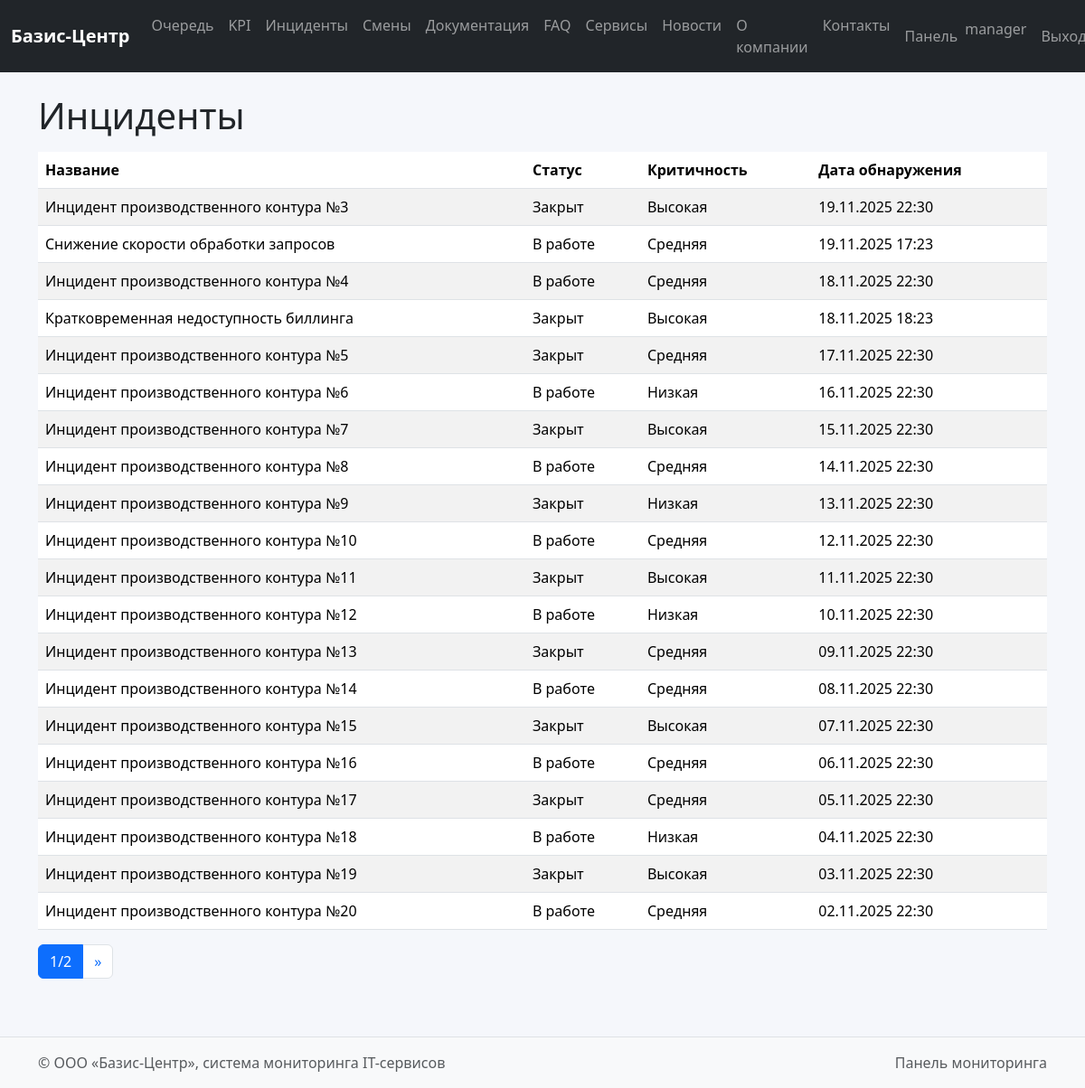
/dashboard/incidents/ (signed in), run on the app's committed database.
### dashboard/models.py (models this page shows, shortened)
class Incident(models.Model):
    CRIT_CHOICES = [
        ('low', 'Низкая'),
        ('medium', 'Средняя'),
        ('high', 'Высокая'),
    ]
    title = models.CharField(max_length=200)
    description = models.TextField()
    status = models.CharField(max_length=50)
    criticality = models.CharField(max_length=20, choices=CRIT_CHOICES, default='medium')
    detected_at = models.DateTimeField()
    closed_at = models.DateTimeField(null=True, blank=True)
    related_order = models.ForeignKey(OrderQueue, on_delete=models.SET_NULL, null=True, blank=True)

### dashboard/views.py (the view)
# urls.py: path('incidents/', views.incidents_list, name='incidents_list'),
@login_required
def incidents_list(request):
    ensure_sample_data()
    role = get_role(request.user)
    if role not in ['admin', 'manager']:
        return HttpResponseForbidden('Доступ запрещён.')
    items = Incident.objects.order_by('-detected_at')
    paginator = Paginator(items, 20)
    page_obj = paginator.get_page(request.GET.get('page'))
    return render(request, 'dashboard/incidents_list.html', {'page_obj': page_obj})

### dashboard/views.py (called while the page is built, shortened)
def get_role(user):
    profile = getattr(user, 'profile', None)
    if profile:
        return profile.role
    if user.is_superuser:
        return 'admin'
    return 'client'

def ensure_sample_data():
    admin = User.objects.filter(username='admin').first()
    manager = User.objects.filter(username='manager').first()
    client = User.objects.filter(username='client').first()
    count_orders = OrderQueue.objects.count()
    count_inc = Incident.objects.count()
    count_shifts = Shift.objects.count()
    docs_dir = settings.MEDIA_ROOT / 'docs'
    os.makedirs(docs_dir, exist_ok=True)

### templates/dashboard/incidents_list.html (shortened to what this page needs)
{% extends 'base.html' %}
{% block content %}
<h1 class="mb-3">Инциденты</h1>
<table class="table table-striped">
  <thead><tr><th>Название</th><th>Статус</th><th>Критичность</th><th>Дата обнаружения</th></tr></thead>
  <tbody>
    {% for i in page_obj %}
    <tr>
      <td>{{ i.title }}</td>
      <td>{{ i.status }}</td>
      <td>{{ i.get_criticality_display }}</td>
      <td>{{ i.detected_at|date:"d.m.Y H:i" }}</td>
    </tr>
    {% empty %}
    <tr><td colspan="4" class="text-center text-muted">Инцидентов пока нет.</td></tr>
    {% endfor %}
  </tbody>
</table>
<nav>
  <ul class="pagination">
    <li class="page-item active"><span class="page-link">{{ page_obj.number }}/{{ page_obj.paginator.num_pages }}</span></li>
    {% if page_obj.has_next %}
      <li class="page-item"><a class="page-link" href="?page={{ page_obj.next_page_number }}">&raquo;</a></li>
    {% endif %}
  </ul>
</nav>
{% endblock %}

### templates/base.html (shortened to what this page needs)
{% load static %}
<!doctype html>
<html lang="ru">
  <head>
    <link href="https://cdn.jsdelivr.net/npm/bootstrap@5.3.3/dist/css/bootstrap.min.css" rel="stylesheet">
    <link href="{% static 'css/style.css' %}" rel="stylesheet">
  </head>
  <body class="d-flex flex-column min-vh-100">
    <nav class="navbar navbar-expand-lg navbar-dark bg-dark mb-4">
      <div class="container-fluid">
        <a class="navbar-brand" href="{% url 'core:index' %}">Базис-Центр</a>
        <div class="collapse navbar-collapse" id="mainNav">
          <ul class="navbar-nav me-auto mb-2 mb-lg-0">
            <li class="nav-item"><a class="nav-link" href="{% url 'core:public_queue' %}">Очередь</a></li>
            <li class="nav-item"><a class="nav-link" href="{% url 'core:public_kpi' %}">KPI</a></li>
            <li class="nav-item"><a class="nav-link" href="{% url 'core:public_incidents' %}">Инциденты</a></li>
            <li class="nav-item"><a class="nav-link" href="{% url 'core:public_shifts' %}">Смены</a></li>
            <li class="nav-item"><a class="nav-link" href="{% url 'core:docs_public' %}">Документация</a></li>
            <li class="nav-item"><a class="nav-link" href="{% url 'core:faq' %}">FAQ</a></li>
            <li class="nav-item"><a class="nav-link" href="{% url 'core:services' %}">Сервисы</a></li>
            <li class="nav-item"><a class="nav-link" href="{% url 'core:news' %}">Новости</a></li>
            <li class="nav-item"><a class="nav-link" href="{% url 'core:about' %}">О компании</a></li>
            <li class="nav-item"><a class="nav-link" href="{% url 'core:contacts' %}">Контакты</a></li>
          </ul>
          <ul class="navbar-nav ms-auto">
            {% if user.is_authenticated %}
              <li class="nav-item"><a class="nav-link" href="{% url 'dashboard:home' %}">Панель</a></li>
              <li class="nav-item"><span class="navbar-text me-2">{{ user.username }}</span></li>
              <li class="nav-item"><a class="nav-link" href="{% url 'accounts:logout' %}">Выход</a></li>
            {% else %}
              <li class="nav-item"><a class="nav-link" href="{% url 'accounts:login' %}">Вход</a></li>
            {% endif %}
          </ul>
        </div>
      </div>
    </nav>
    <main class="container mb-5">
      {% block content %}{% endblock %}
    </main>
    <footer class="bg-light border-top py-3 mt-auto">
      <div class="container d-flex justify-content-between">
        <span class="text-muted">© ООО «Базис-Центр», система мониторинга IT-сервисов</span>
        <span class="text-muted">Панель мониторинга</span>
      </div>
    </footer>
  </body>
</html>

### static/css/style.css (style rules this page uses)
body { background-color:#f5f7fb; }
.navbar-brand { font-weight:600; }

### data on the page
Incident: title "Инцидент производственного контура №3", status "Закрыт", criticality "Высокая", detected_at "19.11.2025 22:30"
Incident: title "Снижение скорости обработки запросов", status "В работе", criticality "Средняя", detected_at "19.11.2025 17:23"
Incident: title "Инцидент производственного контура №4", status "В работе", criticality "Средняя", detected_at "18.11.2025 22:30"
Incident: title "Кратковременная недоступность биллинга", status "Закрыт", criticality "Высокая", detected_at "18.11.2025 18:23"
Incident: title "Инцидент производственного контура №5", status "Закрыт", criticality "Средняя", detected_at "17.11.2025 22:30"
Incident: title "Инцидент производственного контура №6", status "В работе", criticality "Низкая", detected_at "16.11.2025 22:30"
Incident: title "Инцидент производственного контура №7", status "Закрыт", criticality "Высокая", detected_at "15.11.2025 22:30"
Incident: title "Инцидент производственного контура №8", status "В работе", criticality "Средняя", detected_at "14.11.2025 22:30"
Incident: title "Инцидент производственного контура №9", status "Закрыт", criticality "Низкая", detected_at "13.11.2025 22:30"
Incident: title "Инцидент производственного контура №10", status "В работе", criticality "Средняя", detected_at "12.11.2025 22:30"
Incident: title "Инцидент производственного контура №11", status "Закрыт", criticality "Высокая", detected_at "11.11.2025 22:30"
Incident: title "Инцидент производственного контура №12", status "В работе", criticality "Низкая", detected_at "10.11.2025 22:30"
Incident: title "Инцидент производственного контура №13", status "Закрыт", criticality "Средняя", detected_at "09.11.2025 22:30"
Incident: title "Инцидент производственного контура №14", status "В работе", criticality "Средняя", detected_at "08.11.2025 22:30"
Incident: title "Инцидент производственного контура №15", status "Закрыт", criticality "Высокая", detected_at "07.11.2025 22:30"
Incident: title "Инцидент производственного контура №16", status "В работе", criticality "Средняя", detected_at "06.11.2025 22:30"
Incident: title "Инцидент производственного контура №17", status "Закрыт", criticality "Средняя", detected_at "05.11.2025 22:30"
Incident: title "Инцидент производственного контура №18", status "В работе", criticality "Низкая", detected_at "04.11.2025 22:30"
Incident: title "Инцидент производственного контура №19", status "Закрыт", criticality "Высокая", detected_at "03.11.2025 22:30"
Incident: title "Инцидент производственного контура №20", status "В работе", criticality "Средняя", detected_at "02.11.2025 22:30"

### other printed values
{{ user.username }} "manager"
{{ page_obj.number }} "1"
{{ page_obj.paginator.num_pages }} "2"
